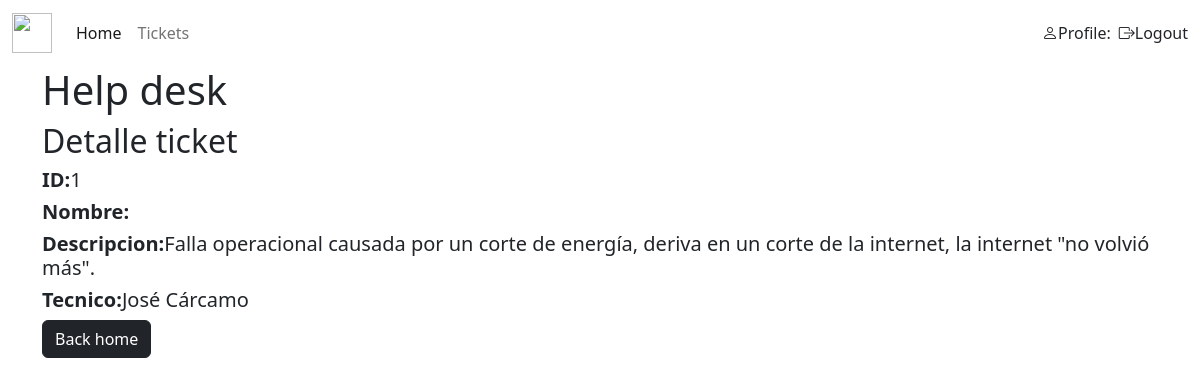
/tickets/detail/1/ (signed in), run on the app's committed database.
### tickets/models.py (models this page shows, shortened)
class Ticket(models.Model):
    title = models.CharField(max_length=200)
    description = models.TextField()
    created_at = models.DateTimeField(auto_now_add=True)
    updated_at = models.DateTimeField(auto_now=True)
    tech = models.ForeignKey(Tech, null=True,blank = True, on_delete=models.RESTRICT)

class Tech(models.Model):
    name = models.CharField(max_length=200)
    last_name = models.CharField(max_length=200)
    user = models.OneToOneField(User, on_delete=models.CASCADE)
    def __str__(self) -> str:
        return f'{self.name} {self.last_name}'

### tickets/views.py (the view)
# urls.py: path('detail/<int:pk>/', TicketDetailView.as_view(), name='ticket_detail'),
@method_decorator(login_required, name='dispatch')
class TicketDetailView(DetailView):
    model = Ticket
    template_name = 'tickets/ticket_detail.html'
    context_object_name = 'ticket'
    def get_object(self, queryset=None):
        ticket = super().get_object(queryset)
        if ticket.tech == Tech.objects.get(user=self.request.user):
            return ticket
        else:
            return redirect('custom_404_view')

### tickets/templates/tickets/ticket_detail.html
{% extends 'tickets/base.html' %}
{% block content %}
<h2>Detalle ticket</h2>
{% if ticket %}
<h5><b>ID:</b>{{ticket.id}}</h5>
<h5><b>Nombre:</b>{{ticket.name}}</h5>
<h5><b>Descripcion:</b>{{ticket.description}}</h5>
<h5><b>Tecnico:</b>{{ticket.tech}}</h5>
{% else %}
<h2>No se encontro ticket</h2>
{% endif %}
<a class="btn btn-dark" href="{% url 'ticket_list' %}">Back home</a>
{% endblock %}

### data on the page
Ticket: id "1", description "Falla operacional causada por un corte de energía, deriva en un corte de la internet, la internet \"no volvió más\".", tech "José Cárcamo"
